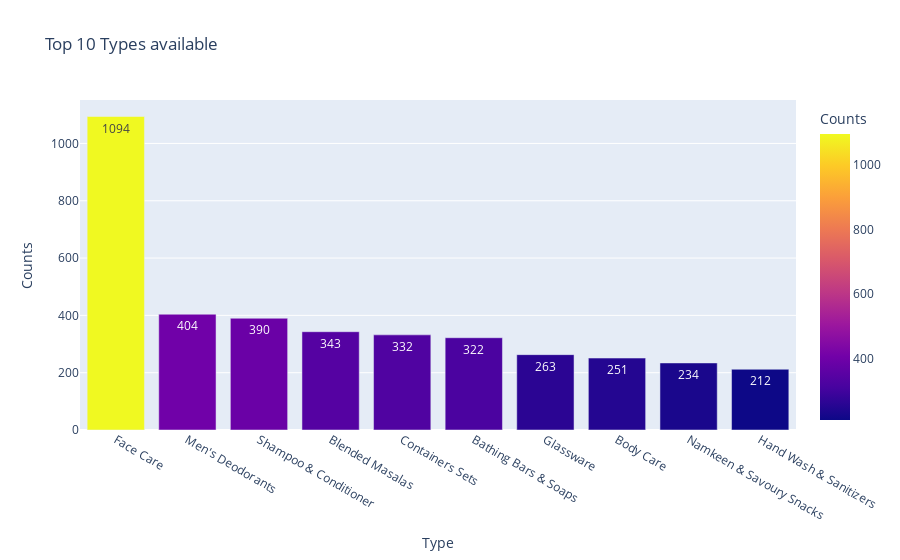

Notebook code cell kept with this figure:
### Code cell
px.bar(counts_df_3,
 x='Type',
 y='Counts',
 color='Counts',
 title="Top 10 Types available",text_auto=True)

### Figure 1 — Plotly figure (JSON) as saved in the notebook; plotly's stock layout.template omitted (floating-point values rounded to 4 significant figures)
{"data": [{"alignmentgroup": "True", "hovertemplate": "Type=%{x}<br>Counts=%{marker.color}<extra></extra>", "legendgroup": "", "marker": {"color": [1094, 404, 390, 343, 332, 322, 263, 251, 234, 212], "coloraxis": "coloraxis", "pattern": {"shape": ""}}, "name": "", "offsetgroup": "", "orientation": "v", "showlegend": false, "textposition": "auto", "texttemplate": "%{y}", "type": "bar", "x": ["Face Care", "Men's Deodorants", "Shampoo & Conditioner", "Blended Masalas", "Containers Sets", "Bathing Bars & Soaps", "Glassware", "Body Care", "Namkeen & Savoury Snacks", "Hand Wash & Sanitizers"], "xaxis": "x", "y": [1094, 404, 390, 343, 332, 322, 263, 251, 234, 212], "yaxis": "y"}], "layout": {"barmode": "relative", "coloraxis": {"colorbar": {"title": {"text": "Counts"}}, "colorscale": [[0, "#0d0887"], [0.1111, "#46039f"], [0.2222, "#7201a8"], [0.3333, "#9c179e"], [0.4444, "#bd3786"], [0.5556, "#d8576b"], [0.6667, "#ed7953"], [0.7778, "#fb9f3a"], [0.8889, "#fdca26"], [1, "#f0f921"]]}, "legend": {"tracegroupgap": 0}, "title": {"text": "Top 10 Types available"}, "xaxis": {"anchor": "y", "domain": [0, 1], "title": {"text": "Type"}}, "yaxis": {"anchor": "x", "domain": [0, 1], "title": {"text": "Counts"}}}}
